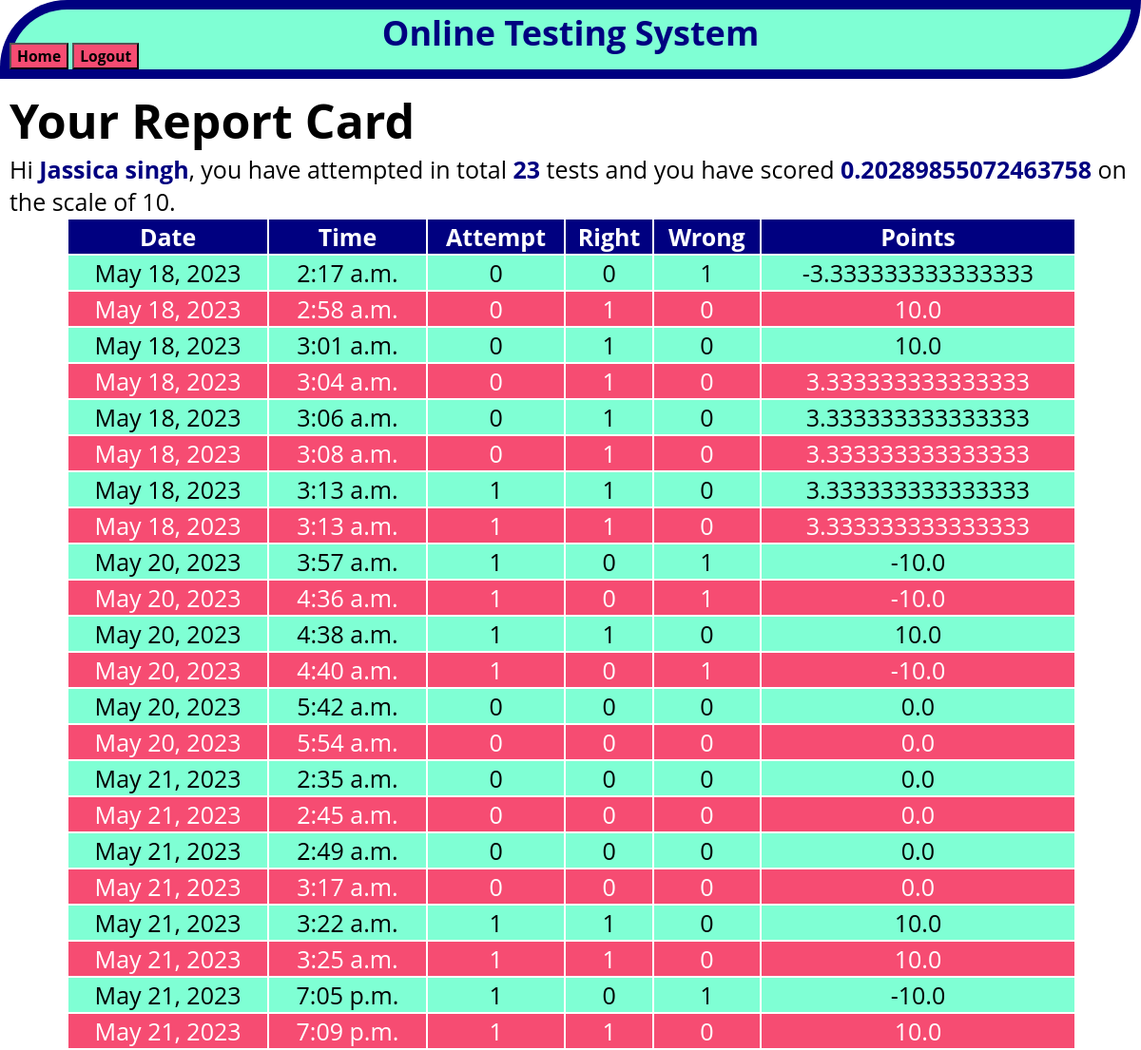
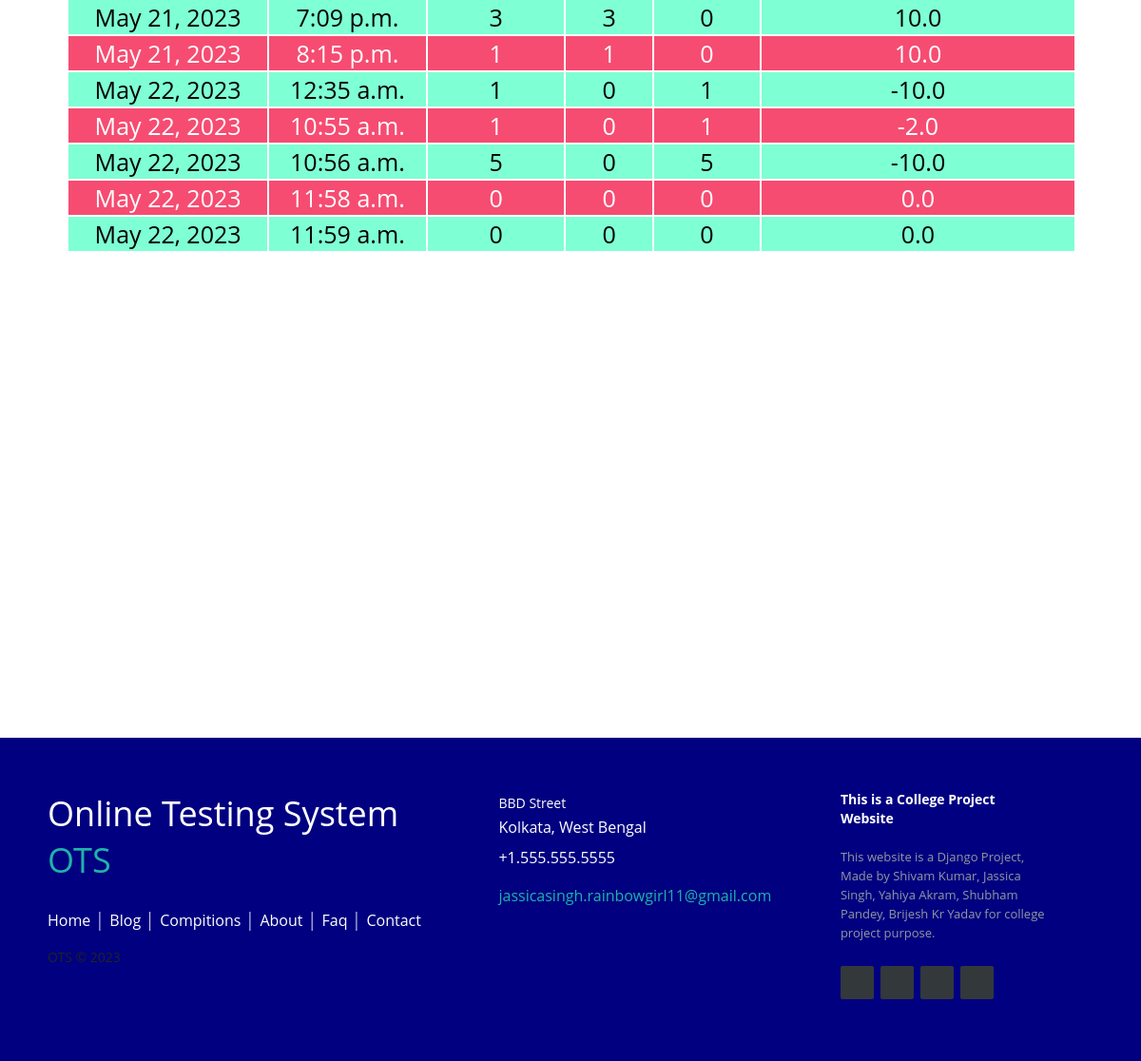
Page /OTS/test-history (signed in) on the committed database (2 pictures, top to bottom).
### OTS/models.py (models this page shows)
class Candidate(models.Model):
    username=models.CharField(primary_key=True,max_length=20)
    password=models.CharField(null=False,max_length=20)
    name=models.CharField(null=False,max_length=30)
    test_attempted=models.IntegerField(default=0)
    points=models.FloatField(default=0.0)

class Result(models.Model):
      resultid=models.BigAutoField(primary_key=True,auto_created=True)
      username=models.ForeignKey(Candidate,on_delete=models.CASCADE)
      date=models.DateField(auto_now=True)
      time=models.TimeField(auto_now=True)
      attempt=models.IntegerField()
      right=models.IntegerField()
      wrong=models.IntegerField()
      points=models.FloatField()

### OTS/views.py (the view)
# urls.py: path('test-history',testResultHistory,name='testHistory'),
def testResultHistory(request):
    if 'name' not in request.session.keys():
        res=HttpResponseRedirect("login")
    candidate=Candidate.objects.filter(username=request.session['username'])
    results=Result.objects.filter(username_id=candidate[0].username)
    context={'candidate':candidate[0],'results':results}
    res=render(request,'candidate_history.html',context)
    return res

### OTS/templates/candidate_history.html (shortened to what this page needs)
{% extends 'main.html' %}
{% block top%}
<a href="{% url 'OTS:home' %}"><button style="background-color: #F64C72;"><h3>Home</h3></button></a>
<a href="{% url 'OTS:logout' %}"><button style="background-color: #F64C72;"><h3>Logout</h3></button></a>
{%endblock %}
{% block content %}
<h1>Your Report Card</h1>
<p>Hi <span class="special">{{candidate.name}}</span>,
    you have attempted in total <span class="special">{{candidate.test_attempted}}</span> tests and you have scored <span class="special">{{candidate.points}}</span> on the scale of 10.</p>
<table>
    <tr>
        <th>Date</th>
        <th>Time</th>
        <th>Attempt</th>
        <th>Right</th>
        <th>Wrong</th>
        <th>Points</th>
    </tr>
    {% for r in results%}
    <tr>
        <td>{{r.date}}</td>
        <td>{{r.time}}</td>
        <td>{{r.attempt}}</td>
        <td>{{r.right}}</td>
        <td>{{r.wrong}}</td>
        <td>{{r.points}}</td>
    </tr>
    {% endfor %}
</table>
{% endblock %}

### OTS/templates/main.html (shortened to what this page needs)
<!DOCTYPE html>
{% load static %}
<html lang="en">
<head>
    <link rel="stylesheet" href="{% static 'theme.css' %}">
    <link rel="stylesheet" href="{% static 'formstyle.css' %}">
    <link rel="stylesheet" href="{% static 'buttonstyle.css' %}">
</head>
<body>
    <div class="container">
    <div class="top">
        <div class="sitename"><h1>Online Testing System</h1></div>
        <div class="menu">
            {% block top%} {% endblock %}
        </div>
    </div>
    <div class="content">
        {%block content%}{% endblock %}
    </div>
</div>
    <footer id="footer">
<footer class="footer-distributed">
			<div class="footer-left">
				<h3>Online Testing System <span>OTS</span></h3>
				<p class="footer-links">
					<a href="#" class="link-1">Home</a>
					<a href="#">Blog</a>
					<a href="#">Compitions</a>
					<a href="#">About</a>
					<a href="#">Faq</a>
					<a href="#">Contact</a>
				</p>
				<p class="footer-company-name">OTS © 2023</p>
			</div>
			<div class="footer-center">
				<div>
					<p><span>BBD Street</span> Kolkata, West Bengal</p>
				</div>
				<div>
					<p>+1.555.555.5555</p>
				</div>
				<div>
					<p><a href="mailto:support@company.com">jassicasingh.rainbowgirl11@gmail.com</a></p>
				</div>
			</div>
			<div class="footer-right">
				<p class="footer-company-about">
					<span>This is a College Project Website</span>
					This website is a Django Project, Made by Shivam Kumar, Jassica Singh, Yahiya Akram, Shubham Pandey, Brijesh Kr Yadav for college project purpose.
				</p>
				<div class="footer-icons">
					<a href="#"></a>
					<a href="#"></a>
					<a href="#"></a>
					<a href="#"></a>
				</div>
			</div>
		</footer>
    </footer>
</body>
</html>

### OTS/static/theme.css (style rules this page uses)
.top { background-color: aquamarine; border: 10px solid navy; border-top-left-radius: 85px ; border-bottom-right-radius: 100px ; color: navy; }
.content { padding: 10px; font-size: 25px; }
.top div.sitename { font-size: large; text-align: center; height: 35px; }
table { width: 90%; margin-left: 60px; }
table tr:nth-child(odd) { background-color:#F64C72 ; color: white; height: 30px; }
table tr:nth-child(even) { background-color:aquamarine; height: 30px; }
table tr:first-child { background-color: navy; }
table td { text-align: center; }
span.special { color: navy; font-weight: bold; }

### OTS/templates/candidate_history.html (style rules this page uses)
body { background-image: url("https://i.pinimg.com/originals/f9/07/33/f90733bb7fee626e488903d7990691f4.jpg"); }

### OTS/templates/main.html (style rules this page uses)
* { margin: 0; }
.container { min-height: 100%; margin-bottom: 500px; }
#footer { height: 100px; }
* { font-family: Open Sans; }
.footer-distributed { background:navy; box-shadow: 0 1px 1px 0 white (0, 0, 0, 0.12); box-sizing: border-box; width: 100%; text-align: left; font: bold 16px sans-serif; padding: 55px 50px; }
.footer-distributed .footer-left, .footer-distributed .footer-center, .footer-distributed .footer-right { display: inline-block; vertical-align: top; }
.footer-distributed .footer-left { width: 40%; }
.footer-distributed h3 { color: #ffffff; font: normal 36px 'Open Sans', cursive; margin: 0; }
.footer-distributed h3 span { color: lightseagreen; }
.footer-distributed .footer-links { color: #ffffff; margin: 20px 0 12px; padding: 0; }
.footer-distributed .footer-links a { display:inline-block; line-height: 1.8; font-weight:400; text-decoration: none; color: inherit; }
.footer-distributed .footer-company-name { color: #222; font-size: 14px; font-weight: normal; margin: 0; }
.footer-distributed .footer-center { width: 35%; }
.footer-distributed .footer-center p { display: inline-block; color: #ffffff; font-weight:400; vertical-align: middle; margin:0; }
.footer-distributed .footer-center p span { display:block; font-weight: normal; font-size:14px; line-height:2; }
.footer-distributed .footer-center p a { color: lightseagreen; text-decoration: none;; }
.footer-distributed .footer-links a:before { content: "|"; font-weight:300; font-size: 20px; left: 0; color: #fff; display: inline-block; padding-right: 5px; }
.footer-distributed .footer-links .link-1:before { content: none; }
.footer-distributed .footer-right { width: 20%; }
.footer-distributed .footer-company-about { line-height: 20px; color: #92999f; font-size: 13px; font-weight: normal; margin: 0; }
.footer-distributed .footer-company-about span { display: block; color: #ffffff; font-size: 14px; font-weight: bold; margin-bottom: 20px; }
.footer-distributed .footer-icons { margin-top: 25px; }
.footer-distributed .footer-icons a { display: inline-block; width: 35px; height: 35px; cursor: pointer; background-color: #33383b; border-radius: 2px; font-size: 20px; color: #ffffff; text-align: center; line-height: 35px; margin-right: 3px; margin-bottom: 5px; }

### rows in the picture
Candidate: name "Jassica singh", test_attempted "23", points "0.20289855072463758"
Result: date "May 18, 2023", time "2:17 a.m.", attempt "0", right "0", wrong "1", points "-3.333333333333333"
Result: date "May 18, 2023", time "2:58 a.m.", attempt "0", right "1", wrong "0", points "10.0"
Result: date "May 18, 2023", time "3:01 a.m.", attempt "0", right "1", wrong "0", points "10.0"
Result: date "May 18, 2023", time "3:04 a.m.", attempt "0", right "1", wrong "0", points "3.333333333333333"
Result: date "May 18, 2023", time "3:06 a.m.", attempt "0", right "1", wrong "0", points "3.333333333333333"
Result: date "May 18, 2023", time "3:08 a.m.", attempt "0", right "1", wrong "0", points "3.333333333333333"
Result: date "May 18, 2023", time "3:13 a.m.", attempt "1", right "1", wrong "0", points "3.333333333333333"
Result: date "May 18, 2023", time "3:13 a.m.", attempt "1", right "1", wrong "0", points "3.333333333333333"
Result: date "May 20, 2023", time "3:57 a.m.", attempt "1", right "0", wrong "1", points "-10.0"
Result: date "May 20, 2023", time "4:36 a.m.", attempt "1", right "0", wrong "1", points "-10.0"
Result: date "May 20, 2023", time "4:38 a.m.", attempt "1", right "1", wrong "0", points "10.0"
Result: date "May 20, 2023", time "4:40 a.m.", attempt "1", right "0", wrong "1", points "-10.0"
Result: date "May 20, 2023", time "5:42 a.m.", attempt "0", right "0", wrong "0", points "0.0"
Result: date "May 20, 2023", time "5:54 a.m.", attempt "0", right "0", wrong "0", points "0.0"
Result: date "May 21, 2023", time "2:35 a.m.", attempt "0", right "0", wrong "0", points "0.0"
Result: date "May 21, 2023", time "2:45 a.m.", attempt "0", right "0", wrong "0", points "0.0"
Result: date "May 21, 2023", time "2:49 a.m.", attempt "0", right "0", wrong "0", points "0.0"
Result: date "May 21, 2023", time "3:17 a.m.", attempt "0", right "0", wrong "0", points "0.0"
Result: date "May 21, 2023", time "3:22 a.m.", attempt "1", right "1", wrong "0", points "10.0"
Result: date "May 21, 2023", time "3:25 a.m.", attempt "1", right "1", wrong "0", points "10.0"
Result: date "May 21, 2023", time "7:05 p.m.", attempt "1", right "0", wrong "1", points "-10.0"
Result: date "May 21, 2023", time "7:09 p.m.", attempt "1", right "1", wrong "0", points "10.0"
Result: date "May 21, 2023", time "7:09 p.m.", attempt "3", right "3", wrong "0", points "10.0"
Result: date "May 21, 2023", time "8:15 p.m.", attempt "1", right "1", wrong "0", points "10.0"
Result: date "May 22, 2023", time "12:35 a.m.", attempt "1", right "0", wrong "1", points "-10.0"
Result: date "May 22, 2023", time "10:55 a.m.", attempt "1", right "0", wrong "1", points "-2.0"
Result: date "May 22, 2023", time "10:56 a.m.", attempt "5", right "0", wrong "5", points "-10.0"
Result: date "May 22, 2023", time "11:58 a.m.", attempt "0", right "0", wrong "0", points "0.0"
Result: date "May 22, 2023", time "11:59 a.m.", attempt "0", right "0", wrong "0", points "0.0"
